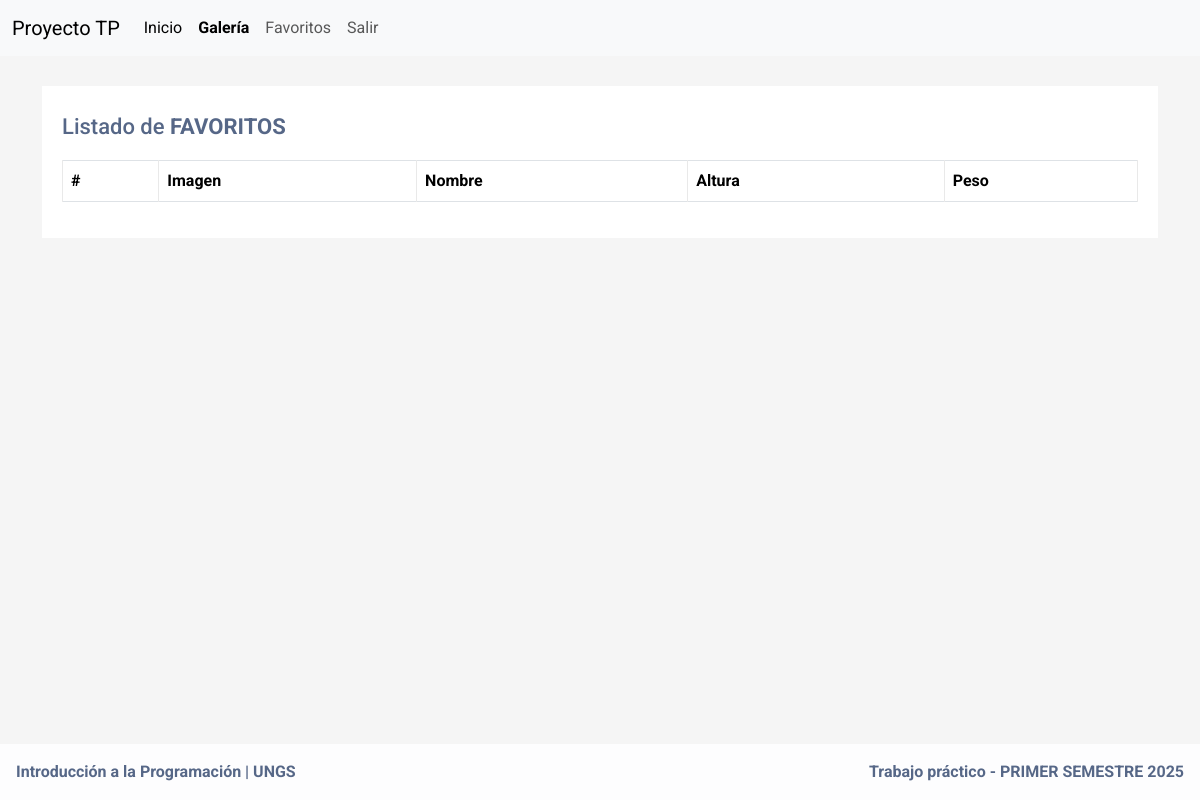
/favourites/ (signed in), run on an earlier commit of the app's database.
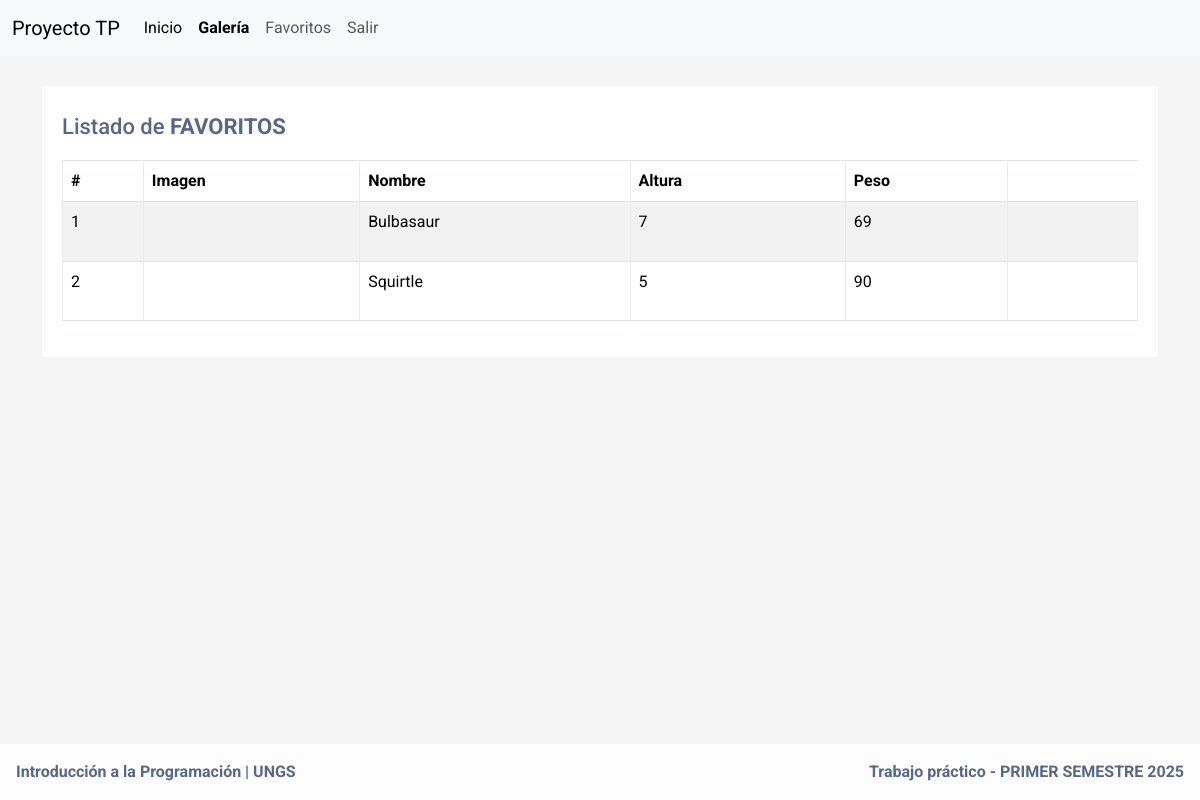
And on a later commit of the database.
### app/models.py (models this page shows, shortened)
class Favourite(models.Model):
    id = models.IntegerField(primary_key=True, blank=True) #ID de pokeapi
    name = models.CharField(max_length=200)  # Nombre del personaje
    height = models.CharField(max_length=200)  # Altura
    weight = models.CharField(max_length=200)  # Peso
    base_experience = models.IntegerField(null=True, blank=True)  # Experiencia base
    types = models.JSONField(default=list)  # Lista de tipos (ej: ["grass", "poison"])
    image = models.URLField()  # URL de la imagen
    user = models.ForeignKey(settings.AUTH_USER_MODEL, on_delete=models.CASCADE)
    class Meta:
        unique_together = (('user', 'name'),)

### app/views.py (the view)
# urls.py: path('favourites/', views.getAllFavouritesByUser, name='favoritos'),
@login_required
def getAllFavouritesByUser(request):
    favourite_list = services.getAllFavourites(request)
    return render(request, 'favourites.html', {'favourite_list': favourite_list})

### app/layers/persistence/repositories.py (called while the page is built)
def get_all_favourites(user):
    return list(Favourite.objects.filter(user=user).values(
        'id', 'name', 'height', 'weight', 'types','base_experience', 'image'
    ))

### app/layers/services/services.py (called while the page is built)
def getAllFavourites(request):
    if not request.user.is_authenticated:
        return []
    else:
        user = get_user(request)
        favourite_list = repositories.get_all_favourites(user) # buscamos desde el repositories.py TODOS Los favoritos del usuario (variable 'user').
        mapped_favourites = []
        for favourite in favourite_list:
            card = translator.fromRepositoryIntoCard(favourite) # convertimos cada favorito en una Card, y lo almacenamos en el listado de mapped_favourites que luego se retorna.
            mapped_favourites.append(card)
        return mapped_favourites

### app/layers/utilities/translator.py (called while the page is built)
def fromRepositoryIntoCard(repo_dict):
    types_list = ast.literal_eval(repo_dict['types'])
    return Card(
        id=repo_dict.get('id'),
        name=repo_dict.get('name'),
        height=repo_dict.get('height'),
        weight=repo_dict.get('weight'),
        base=repo_dict.get('base_experience'),
        types=types_list,
        image=repo_dict.get('image')
    )

### app/templates/favourites.html (shortened to what this page needs)
{% extends 'header.html' %} {% block content %}
<div class="container-xl">
    <div class="table-responsive">
        <div class="table-wrapper">
            <div class="table-title">
                <div class="row">
                    <div class="col-sm-8">
                        <h2>Listado de <strong>FAVORITOS</strong></h2>
                    </div>
                </div>
            </div>
            <table class="table table-striped table-hover table-bordered">
                <thead>
                    <tr>
                        <th>#</th>
                        <th>Imagen</th>
                        <th>Nombre</th>
                        <th>Altura </th>
                        <th>Peso</th>
                    </tr>
                </thead>
                <tbody>
                    {% for favourite in favourite_list %}
                    <tr>
                        <td>{{ favourite.id }}</td>
                        <td><img src="{{ favourite.image }}" alt="" style="max-width: 200px; max-height: 200px;"></td>
                        <td>{{ favourite.name }}</td>
                        <td>{{ favourite.height }}</td>
                        <td>{{ favourite.weight }}</td>
                        <td>
                            <form method="post" action="{% url 'borrar-favorito' %}">
                                <button type="submit" class="btn" style="color:red"><i class="material-icons">&#xE872;</i></button>
                            </form>
                        </td>
                    </tr>
                    {% endfor %}
                </tbody>
            </table>
        </div>
    </div>
</div>
{% endblock %}

What changed in the data, as far as the page shows it:
added Favourite: id "1", name "Bulbasaur", height "7", weight "69"
added Favourite: id "2", name "Squirtle", height "5", weight "90"
